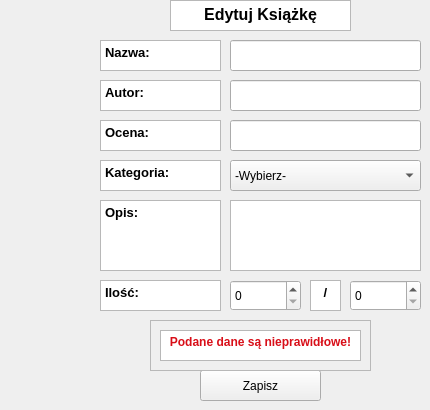
    <widget class="QWidget" name="editBookData">
     <widget class="QPushButton" name="editBookBtn">
      <property name="geometry">
       <rect>
        <x>200</x>
        <y>370</y>
        <width>121</width>
        <height>31</height>
       </rect>
      </property>
      <property name="text">
       <string>Zapisz</string>
      </property>
     </widget>
     <widget class="QTextBrowser" name="name_2">
      <property name="geometry">
       <rect>
        <x>100</x>
        <y>40</y>
        <width>121</width>
        <height>31</height>
       </rect>
      </property>
      <property name="html">
       <string>&lt;!DOCTYPE HTML PUBLIC &quot;-//W3C//DTD HTML 4.0//EN&quot; &quot;http://www.w3.org/TR/REC-html40/strict.dtd&quot;&gt;
&lt;html&gt;&lt;head&gt;&lt;meta name=&quot;qrichtext&quot; content=&quot;1&quot; /&gt;&lt;meta charset=&quot;utf-8&quot; /&gt;&lt;style type=&quot;text/css&quot;&gt;
p, li { white-space: pre-wrap; }
hr { height: 1px; border-width: 0; }
li.unchecked::marker { content: &quot;\2610&quot;; }
li.checked::marker { content: &quot;\2612&quot;; }
&lt;/style&gt;&lt;/head&gt;&lt;body style=&quot; font-family:'Segoe UI'; font-size:9pt; font-weight:400; font-style:normal;&quot;&gt;
&lt;p style=&quot; margin-top:0px; margin-bottom:0px; margin-left:0px; margin-right:0px; -qt-block-indent:0; text-indent:0px;&quot;&gt;&lt;span style=&quot; font-size:10pt; font-weight:700;&quot;&gt;Nazwa:&lt;/span&gt;&lt;/p&gt;&lt;/body&gt;&lt;/html&gt;</string>
      </property>
     </widget>
     <widget class="QTextBrowser" name="email_2">
      <property name="geometry">
       <rect>
        <x>100</x>
        <y>120</y>
        <width>121</width>
        <height>31</height>
       </rect>
      </property>
      <property name="html">
       <string>&lt;!DOCTYPE HTML PUBLIC &quot;-//W3C//DTD HTML 4.0//EN&quot; &quot;http://www.w3.org/TR/REC-html40/strict.dtd&quot;&gt;
&lt;html&gt;&lt;head&gt;&lt;meta name=&quot;qrichtext&quot; content=&quot;1&quot; /&gt;&lt;meta charset=&quot;utf-8&quot; /&gt;&lt;style type=&quot;text/css&quot;&gt;
p, li { white-space: pre-wrap; }
hr { height: 1px; border-width: 0; }
li.unchecked::marker { content: &quot;\2610&quot;; }
li.checked::marker { content: &quot;\2612&quot;; }
&lt;/style&gt;&lt;/head&gt;&lt;body style=&quot; font-family:'Segoe UI'; font-size:9pt; font-weight:400; font-style:normal;&quot;&gt;
&lt;p style=&quot; margin-top:0px; margin-bottom:0px; margin-left:0px; margin-right:0px; -qt-block-indent:0; text-indent:0px;&quot;&gt;&lt;span style=&quot; font-size:10pt; font-weight:700;&quot;&gt;Ocena:&lt;/span&gt;&lt;/p&gt;&lt;/body&gt;&lt;/html&gt;</string>
      </property>
     </widget>
     <widget class="QTextBrowser" name="textBrowser_19">
      <property name="geometry">
       <rect>
        <x>170</x>
        <y>0</y>
        <width>181</width>
        <height>31</height>
       </rect>
      </property>
      <property name="html">
       <string>&lt;!DOCTYPE HTML PUBLIC &quot;-//W3C//DTD HTML 4.0//EN&quot; &quot;http://www.w3.org/TR/REC-html40/strict.dtd&quot;&gt;
&lt;html&gt;&lt;head&gt;&lt;meta name=&quot;qrichtext&quot; content=&quot;1&quot; /&gt;&lt;meta charset=&quot;utf-8&quot; /&gt;&lt;style type=&quot;text/css&quot;&gt;
p, li { white-space: pre-wrap; }
hr { height: 1px; border-width: 0; }
li.unchecked::marker { content: &quot;\2610&quot;; }
li.checked::marker { content: &quot;\2612&quot;; }
&lt;/style&gt;&lt;/head&gt;&lt;body style=&quot; font-family:'Segoe UI'; font-size:9pt; font-weight:400; font-style:normal;&quot;&gt;
&lt;p align=&quot;center&quot; style=&quot; margin-top:0px; margin-bottom:0px; margin-left:0px; margin-right:0px; -qt-block-indent:0; text-indent:0px;&quot;&gt;&lt;span style=&quot; font-size:12pt; font-weight:700;&quot;&gt;Edytuj Książkę&lt;/span&gt;&lt;/p&gt;&lt;/body&gt;&lt;/html&gt;</string>
      </property>
     </widget>
     <widget class="QTextBrowser" name="password_2">
      <property name="geometry">
       <rect>
        <x>100</x>
        <y>160</y>
        <width>121</width>
        <height>31</height>
       </rect>
      </property>
      <property name="html">
       <string>&lt;!DOCTYPE HTML PUBLIC &quot;-//W3C//DTD HTML 4.0//EN&quot; &quot;http://www.w3.org/TR/REC-html40/strict.dtd&quot;&gt;
&lt;html&gt;&lt;head&gt;&lt;meta name=&quot;qrichtext&quot; content=&quot;1&quot; /&gt;&lt;meta charset=&quot;utf-8&quot; /&gt;&lt;style type=&quot;text/css&quot;&gt;
p, li { white-space: pre-wrap; }
hr { height: 1px; border-width: 0; }
li.unchecked::marker { content: &quot;\2610&quot;; }
li.checked::marker { content: &quot;\2612&quot;; }
&lt;/style&gt;&lt;/head&gt;&lt;body style=&quot; font-family:'Segoe UI'; font-size:9pt; font-weight:400; font-style:normal;&quot;&gt;
&lt;p style=&quot; margin-top:0px; margin-bottom:0px; margin-left:0px; margin-right:0px; -qt-block-indent:0; text-indent:0px;&quot;&gt;&lt;span style=&quot; font-size:10pt; font-weight:700;&quot;&gt;Kategoria:&lt;/span&gt;&lt;/p&gt;&lt;/body&gt;&lt;/html&gt;</string>
      </property>
     </widget>
     <widget class="QTextBrowser" name="role_2">
      <property name="geometry">
       <rect>
        <x>100</x>
        <y>280</y>
        <width>121</width>
        <height>31</height>
       </rect>
      </property>
      <property name="html">
       <string>&lt;!DOCTYPE HTML PUBLIC &quot;-//W3C//DTD HTML 4.0//EN&quot; &quot;http://www.w3.org/TR/REC-html40/strict.dtd&quot;&gt;
&lt;html&gt;&lt;head&gt;&lt;meta name=&quot;qrichtext&quot; content=&quot;1&quot; /&gt;&lt;meta charset=&quot;utf-8&quot; /&gt;&lt;style type=&quot;text/css&quot;&gt;
p, li { white-space: pre-wrap; }
hr { height: 1px; border-width: 0; }
li.unchecked::marker { content: &quot;\2610&quot;; }
li.checked::marker { content: &quot;\2612&quot;; }
&lt;/style&gt;&lt;/head&gt;&lt;body style=&quot; font-family:'Segoe UI'; font-size:9pt; font-weight:400; font-style:normal;&quot;&gt;
&lt;p style=&quot; margin-top:0px; margin-bottom:0px; margin-left:0px; margin-right:0px; -qt-block-indent:0; text-indent:0px;&quot;&gt;&lt;span style=&quot; font-size:10pt; font-weight:700;&quot;&gt;Ilość:&lt;/span&gt;&lt;/p&gt;&lt;/body&gt;&lt;/html&gt;</string>
      </property>
     </widget>
     <widget class="QTextBrowser" name="last_2">
      <property name="geometry">
       <rect>
        <x>100</x>
        <y>80</y>
        <width>121</width>
        <height>31</height>
       </rect>
      </property>
      <property name="html">
       <string>&lt;!DOCTYPE HTML PUBLIC &quot;-//W3C//DTD HTML 4.0//EN&quot; &quot;http://www.w3.org/TR/REC-html40/strict.dtd&quot;&gt;
&lt;html&gt;&lt;head&gt;&lt;meta name=&quot;qrichtext&quot; content=&quot;1&quot; /&gt;&lt;meta charset=&quot;utf-8&quot; /&gt;&lt;style type=&quot;text/css&quot;&gt;
p, li { white-space: pre-wrap; }
hr { height: 1px; border-width: 0; }
li.unchecked::marker { content: &quot;\2610&quot;; }
li.checked::marker { content: &quot;\2612&quot;; }
&lt;/style&gt;&lt;/head&gt;&lt;body style=&quot; font-family:'Segoe UI'; font-size:9pt; font-weight:400; font-style:normal;&quot;&gt;
&lt;p style=&quot; margin-top:0px; margin-bottom:0px; margin-left:0px; margin-right:0px; -qt-block-indent:0; text-indent:0px;&quot;&gt;&lt;span style=&quot; font-size:10pt; font-weight:700;&quot;&gt;Autor:&lt;/span&gt;&lt;/p&gt;&lt;/body&gt;&lt;/html&gt;</string>
      </property>
     </widget>
     <widget class="QTextBrowser" name="myPassword_6">
      <property name="geometry">
       <rect>
        <x>100</x>
        <y>200</y>
        <width>121</width>
        <height>71</height>
       </rect>
      </property>
      <property name="html">
       <string>&lt;!DOCTYPE HTML PUBLIC &quot;-//W3C//DTD HTML 4.0//EN&quot; &quot;http://www.w3.org/TR/REC-html40/strict.dtd&quot;&gt;
&lt;html&gt;&lt;head&gt;&lt;meta name=&quot;qrichtext&quot; content=&quot;1&quot; /&gt;&lt;meta charset=&quot;utf-8&quot; /&gt;&lt;style type=&quot;text/css&quot;&gt;
p, li { white-space: pre-wrap; }
hr { height: 1px; border-width: 0; }
li.unchecked::marker { content: &quot;\2610&quot;; }
li.checked::marker { content: &quot;\2612&quot;; }
&lt;/style&gt;&lt;/head&gt;&lt;body style=&quot; font-family:'Segoe UI'; font-size:9pt; font-weight:400; font-style:normal;&quot;&gt;
&lt;p style=&quot; margin-top:0px; margin-bottom:0px; margin-left:0px; margin-right:0px; -qt-block-indent:0; text-indent:0px;&quot;&gt;&lt;span style=&quot; font-size:10pt; font-weight:700;&quot;&gt;Opis:&lt;/span&gt;&lt;/p&gt;&lt;/body&gt;&lt;/html&gt;</string>
      </property>
     </widget>
     <widget class="QFrame" name="errPanelEditBook">
      <property name="enabled">
       <bool>true</bool>
      </property>
      <property name="geometry">
       <rect>
        <x>150</x>
        <y>320</y>
        <width>221</width>
        <height>51</height>
       </rect>
      </property>
      <property name="frameShape">
       <enum>QFrame::Shape::StyledPanel</enum>
      </property>
      <property name="frameShadow">
       <enum>QFrame::Shadow::Raised</enum>
      </property>
      <widget class="QTextBrowser" name="errorEditBook">
       <property name="geometry">
        <rect>
         <x>10</x>
         <y>10</y>
         <width>201</width>
         <height>31</height>
        </rect>
       </property>
       <property name="html">
        <string>&lt;!DOCTYPE HTML PUBLIC &quot;-//W3C//DTD HTML 4.0//EN&quot; &quot;http://www.w3.org/TR/REC-html40/strict.dtd&quot;&gt;
&lt;html&gt;&lt;head&gt;&lt;meta name=&quot;qrichtext&quot; content=&quot;1&quot; /&gt;&lt;meta charset=&quot;utf-8&quot; /&gt;&lt;style type=&quot;text/css&quot;&gt;
p, li { white-space: pre-wrap; }
hr { height: 1px; border-width: 0; }
li.unchecked::marker { content: &quot;\2610&quot;; }
li.checked::marker { content: &quot;\2612&quot;; }
&lt;/style&gt;&lt;/head&gt;&lt;body style=&quot; font-family:'Segoe UI'; font-size:9pt; font-weight:400; font-style:normal;&quot;&gt;
&lt;p align=&quot;center&quot; style=&quot; margin-top:0px; margin-bottom:0px; margin-left:0px; margin-right:0px; -qt-block-indent:0; text-indent:0px;&quot;&gt;&lt;span style=&quot; font-weight:700; color:#d80e18;&quot;&gt;Podane dane są nieprawidłowe!&lt;/span&gt;&lt;/p&gt;&lt;/body&gt;&lt;/html&gt;</string>
       </property>
      </widget>
     </widget>
     <widget class="QLineEdit" name="editBookName">
      <property name="geometry">
       <rect>
        <x>230</x>
        <y>40</y>
        <width>191</width>
        <height>31</height>
       </rect>
      </property>
     </widget>
     <widget class="QLineEdit" name="editBookAuthor">
      <property name="geometry">
       <rect>
        <x>230</x>
        <y>80</y>
        <width>191</width>
        <height>31</height>
       </rect>
      </property>
     </widget>
     <widget class="QLineEdit" name="editBookReview">
      <property name="geometry">
       <rect>
        <x>230</x>
        <y>120</y>
        <width>191</width>
        <height>31</height>
       </rect>
      </property>
     </widget>
     <widget class="QSpinBox" name="editBookAvailable">
      <property name="geometry">
       <rect>
        <x>230</x>
        <y>280</y>
        <width>71</width>
        <height>31</height>
       </rect>
      </property>
     </widget>
     <widget class="QSpinBox" name="editBookAmount">
      <property name="geometry">
       <rect>
        <x>350</x>
        <y>280</y>
        <width>71</width>
        <height>31</height>
       </rect>
      </property>
     </widget>
     <widget class="QComboBox" name="editBookCategory">
      <property name="geometry">
       <rect>
        <x>230</x>
        <y>160</y>
        <width>191</width>
        <height>31</height>
       </rect>
      </property>
      <item>
       <property name="text">
        <string>-Wybierz-</string>
       </property>
      </item>
      <item>
       <property name="text">
        <string>Fantasy</string>
       </property>
      </item>
      <item>
       <property name="text">
        <string>Science Fiction</string>
       </property>
      </item>
      <item>
       <property name="text">
        <string>Kryminał i Sensacja</string>
       </property>
      </item>
      <item>
       <property name="text">
        <string>Horror</string>
       </property>
      </item>
      <item>
       <property name="text">
        <string>Romans</string>
       </property>
      </item>
      <item>
       <property name="text">
        <string>Literatura Piękna</string>
       </property>
      </item>
      <item>
       <property name="text">
        <string>Literatura Historyczna</string>
       </property>
      </item>
      <item>
       <property name="text">
        <string>Reportaż</string>
       </property>
      </item>
      <item>
       <property name="text">
        <string>Biografia / Autobiografia</string>
       </property>
      </item>
      <item>
       <property name="text">
        <string>Popularnonaukowe</string>
       </property>
      </item>
      <item>
       <property name="text">
        <string>Poradniki i Rozwój</string>
       </property>
      </item>
      <item>
       <property name="text">
        <string>Literatura Podróżnicza</string>
       </property>
      </item>
     </widget>
     <widget class="QTextEdit" name="editBookDesc">
      <property name="geometry">
       <rect>
        <x>230</x>
        <y>200</y>
        <width>191</width>
        <height>71</height>
       </rect>
      </property>
     </widget>
     <widget class="QTextBrowser" name="role_3">
      <property name="geometry">
       <rect>
        <x>310</x>
        <y>280</y>
        <width>31</width>
        <height>31</height>
       </rect>
      </property>
      <property name="html">
       <string>&lt;!DOCTYPE HTML PUBLIC &quot;-//W3C//DTD HTML 4.0//EN&quot; &quot;http://www.w3.org/TR/REC-html40/strict.dtd&quot;&gt;
&lt;html&gt;&lt;head&gt;&lt;meta name=&quot;qrichtext&quot; content=&quot;1&quot; /&gt;&lt;meta charset=&quot;utf-8&quot; /&gt;&lt;style type=&quot;text/css&quot;&gt;
p, li { white-space: pre-wrap; }
hr { height: 1px; border-width: 0; }
li.unchecked::marker { content: &quot;\2610&quot;; }
li.checked::marker { content: &quot;\2612&quot;; }
&lt;/style&gt;&lt;/head&gt;&lt;body style=&quot; font-family:'Segoe UI'; font-size:9pt; font-weight:400; font-style:normal;&quot;&gt;
&lt;p align=&quot;center&quot; style=&quot; margin-top:0px; margin-bottom:0px; margin-left:0px; margin-right:0px; -qt-block-indent:0; text-indent:0px;&quot;&gt;&lt;span style=&quot; font-size:10pt; font-weight:700;&quot;&gt;/&lt;/span&gt;&lt;/p&gt;&lt;/body&gt;&lt;/html&gt;</string>
      </property>
     </widget>
    </widget>
